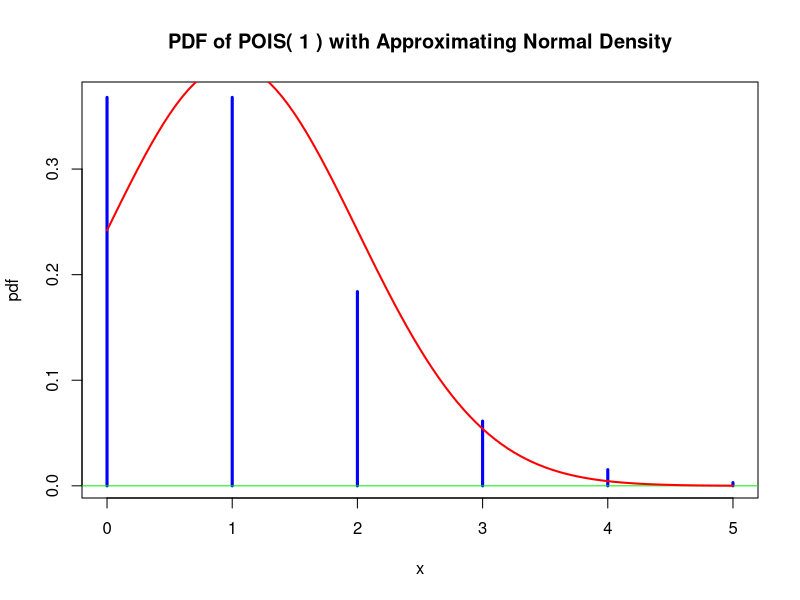

Recreate this plot in R. (Note: this script raises an error after producing the figure.)
## ---- chunk 1

# method a, use lower.tail = F
prob <- ppois(3, lambda = 1, lower.tail = F)
round(prob, 4)

# method 2, use 1 - prob(3)
round(1 - ppois(3, lambda = 1), 4)

lam <- 1
x = seq( from = 0, to = 5, by = 1)

pdf = dpois(x, lambda = lam)
plot(x, pdf, type = "h", lwd = 3, col = "blue",
  main = paste("PDF of POIS(", lam,") with Approximating Normal Density"))
abline(h = 0, col = "green2")
curve(dnorm(x, 1, sqrt(1)), lwd = 2, col = "red", add = T)

## ---- chunk 2

d <- 0.058
dNot <- (1 - d)

dHaveTrue <- 0.939
dHaveFalse <- (1 - dHaveTrue)

dNotTrue <- 0.041 #False Positive
dNotFalse <- (1 - dNotTrue)

Q2 <- (d * dHaveTrue) / ((dNot * dNotTrue) + (d * dHaveTrue))

pretty_vector( c( "Probability" = round(Q2, 3) ))

## ---- chunk 3

# Basic Statistics, p49-50

vals <- c(0, 1, 2, 3)
probs <- c(0.779, 0.195, 0.024, 0.002)

ev <- sum( vals * probs )

pretty_vector( c( "Expected Value" = round(ev, 2) ))

var <- sum((vals - ev) ** 2 * probs)

pretty_vector( c( "Variance" = round(var, 2) ))

## ---- chunk 4

sample_data <- c(1.3, 2.2, 2.7, 3.1, 3.3, 3.7)

prob <- quantile(x = sample_data, probs = .33, type = 7)

round(prob, 2)

## ---- chunk 5

# Business Statistics, 7.2, p.219

ev <- 8.7
u <- 8.4
sd <- 1.8
n <- 36

z <- (ev - u) / (sd / sqrt(n))

prob <- pnorm(z, lower.tail = F)

pretty_vector( c( "Probability" = round( prob, 3) ))

## ---- chunk 6

# Business Statistics, Section 6.6, p.188
n <- 67
p = 0.7
q <- 1 - p

value <- 50

u <- n * p
sd <- sqrt(n * p * q)

stopifnot(u + 3 * sd < n)
stopifnot(u - 3 * sd < n)

z_1 <- (value - .5 - u) / sd
prob_1 <- pnorm(z_1, lower.tail = T)

z_2 <- (value + .5 - u) / sd
prob_2 <- pnorm(z_2, lower.tail = T)

prob <- round( prob_2 - prob_1, 4 )

pretty_vector(c("Probability" = prob))

## ---- chunk 7

# "Correcting for Continuity", Business Statistics, p.186
# The area to the left of 43.5

vals <- 1:100
probs <- dnorm(vals, mean = 50, 15 )
area_split <- 43.5

stopifnot(round(sum(probs)) == 1)

plot(vals, probs, type = "h", lwd = 3, col = ifelse(vals < area_split, "red", "blue"),
  main = "Probability of Values", xlab = "Value", ylab = "Probability")

abline(h = 0, col = "green2")

## ---- chunk 8

Q8 <- qnorm(.45, mean = 1050, sd = 218, lower.tail = T)

pretty_vector( c( "Percentile" = round(Q8, 1) ))

## ---- chunk 9

Q9 <- dbinom(x = 4, size = 4, prob = 1 / 3)
pretty_vector(c("Probability" = round(Q9, 5)))

# or, 4 consecutive picks of the same drink (same as the first).
prob <- round( (1 / 3) ^ 4, 5)

pretty_vector(c("Probability" = prob))

## ---- chunk 10

Q10 <- dhyper( x = 0, m = 10, n = 40, k = 3 )

pretty_vector(c("Probability" = round(Q10, 4)))

